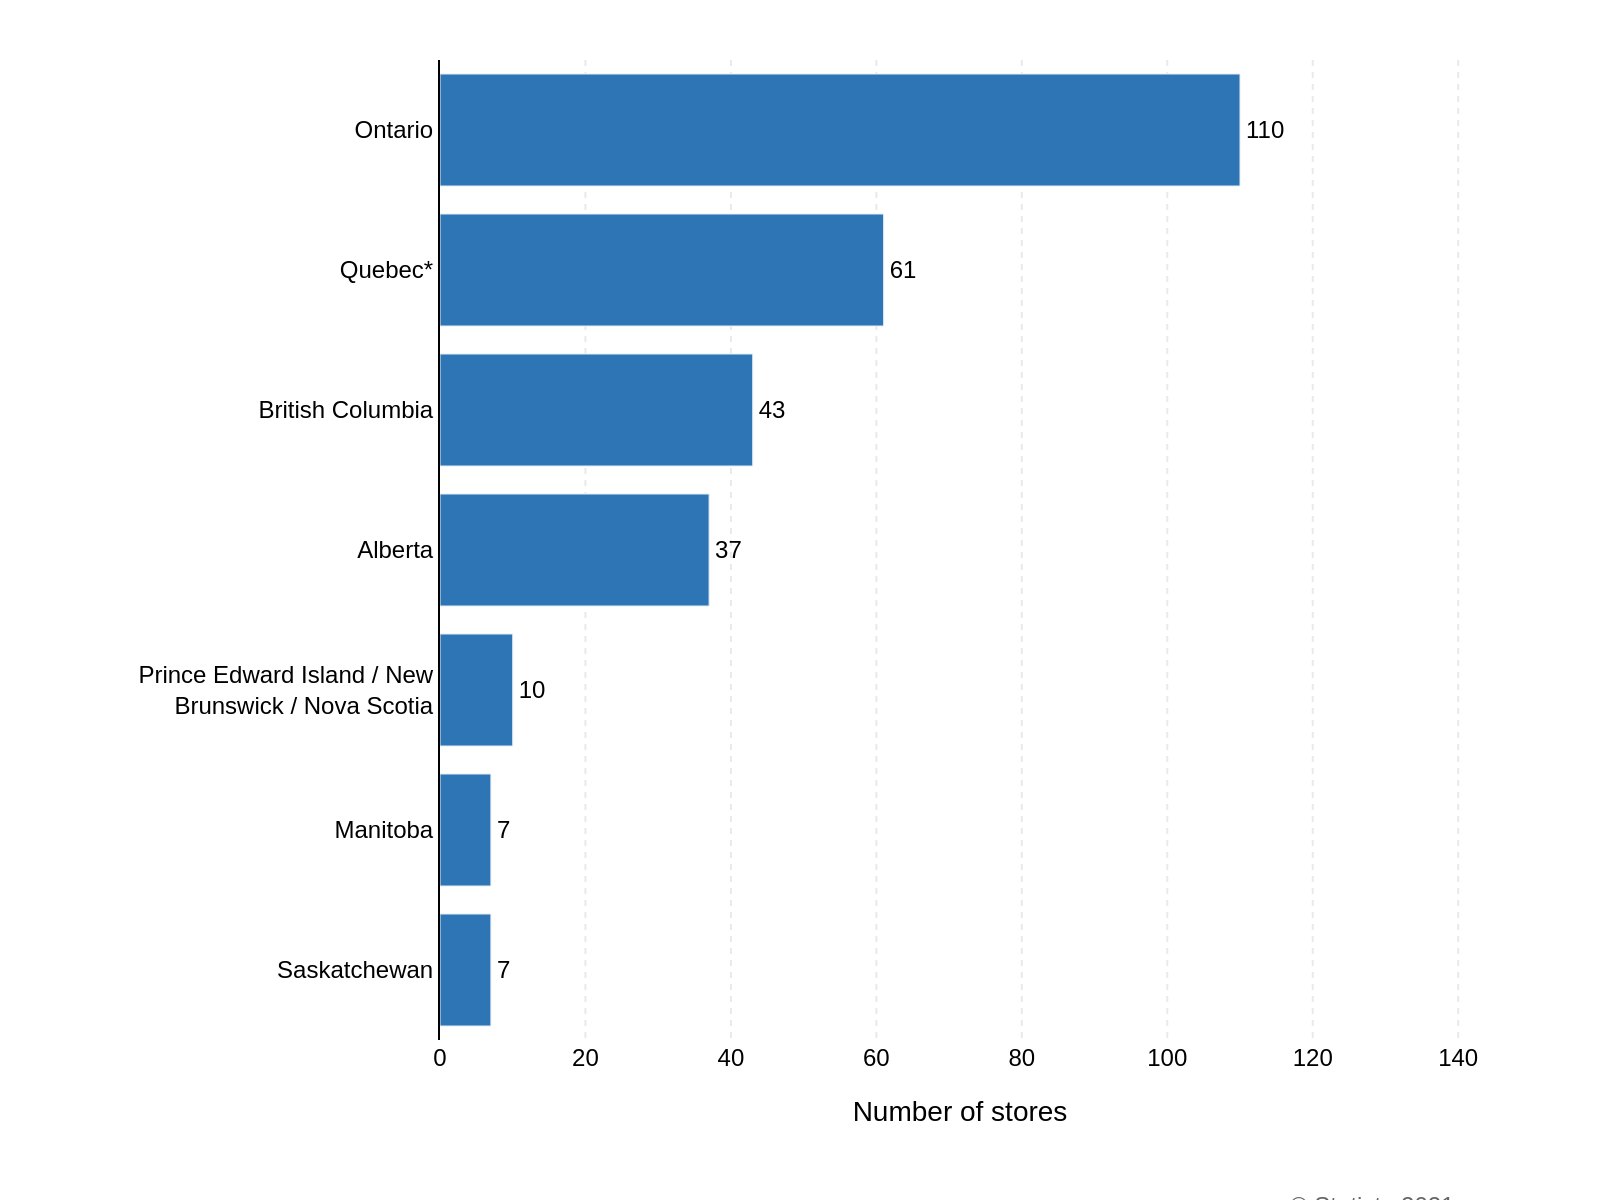

Write the Python code that produced this figure.
import sys
import json
import os
import plotly.graph_objects as go

if len(sys.argv) != 2:
    print("Usage: python this_script.py <path_to_json_file>")
    sys.exit(1)

json_path = sys.argv[1]

if not os.path.exists(json_path):
    print(f"Error: JSON file not found at {json_path}")
    sys.exit(1)

base_filename = os.path.splitext(os.path.basename(json_path))[0]
output_filename = f"{base_filename}.png"

with open(json_path, 'r', encoding='utf-8') as f:
    chart_info = json.load(f)

chart_data = chart_info['chart_data']
texts = chart_info['texts']
colors = chart_info['colors']

categories = [item['category'] for item in chart_data]
values = [item['value'] for item in chart_data]

fig = go.Figure()

fig.add_trace(go.Bar(
    y=categories,
    x=values,
    orientation='h',
    marker=dict(color=colors[0]),
    text=values,
    textposition='outside',
    textfont=dict(family='Arial', size=12, color='black'),
    cliponaxis=False
))

fig.update_layout(
    xaxis_title=texts['x_axis_title'],
    yaxis_title=texts['y_axis_title'],
    font=dict(family="Arial", size=12, color='black'),
    showlegend=False,
    plot_bgcolor='white',
    paper_bgcolor='white',
    margin=dict(l=220, r=60, t=30, b=80),
    xaxis=dict(
        showgrid=True,
        gridcolor='#e9e9e9',
        gridwidth=1,
        griddash='dot',
        zeroline=False,
        showline=False,
        range=[0, max(values) * 1.3]
    ),
    yaxis=dict(
        showgrid=False,
        showline=True,
        linewidth=1,
        linecolor='black',
        autorange='reversed'
    ),
    annotations=[
        dict(
            text=texts['source'],
            showarrow=False,
            xref='paper',
            yref='paper',
            x=0.98,
            y=-0.15,
            xanchor='right',
            yanchor='top',
            font=dict(family="Arial", size=12, color='#666666')
        )
    ]
)

fig.write_image(output_filename, scale=2, width=800, height=600)

print(f"Chart saved to {output_filename}")
